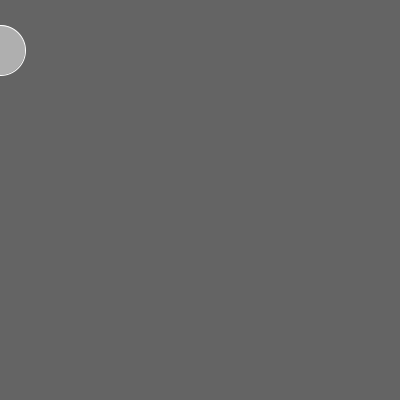
Frame 1 (no input)
Frame 60 (the mouse pressed at the canvas centre just before this capture): identical to frame 1, image omitted
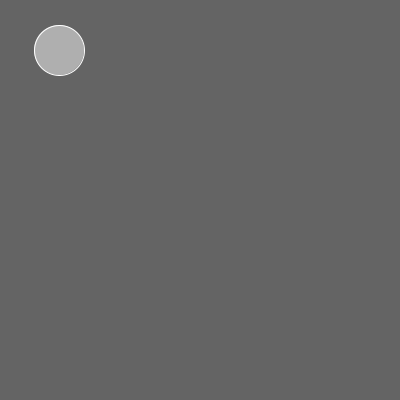
Frame 120 (the mouse held since frame 60 and released just before this capture)

The Processing sketch that drew these frames (run headless with seeded random() and noise(); from frame 60 on, the mouse is pressed at the canvas centre):

// Processing sketch: Exercise_5_8_Ball_only_moving_when_mouse_has_been_pressed
// ── Exercise_5_8_Ball_only_moving_when_mouse_has_been_pressed.pde
boolean press = false;

int circleX = 0;
int circleY = height/2;

void setup() {
  size(400, 400);
}

void draw() {
  background(100);
  stroke(255);
  fill(175);
  ellipse(circleX, circleY, 50, 50);

  if (press) {
    circleX = circleX + 1;
  } else if (!press) {
  }
}

void mousePressed() {
  press = true;
}
